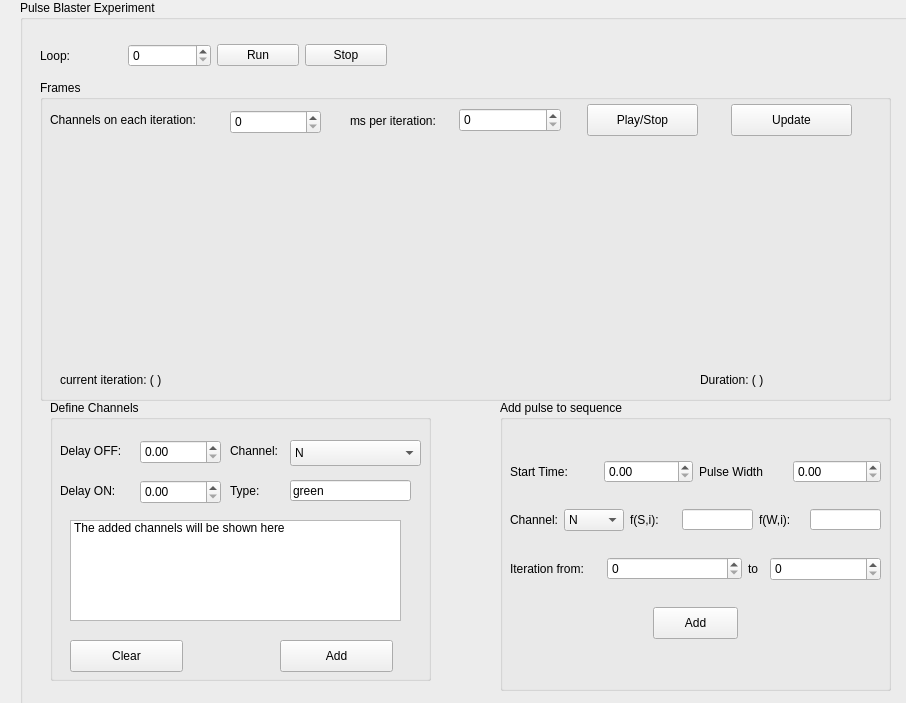
<?xml version="1.0" encoding="UTF-8"?>
<ui version="4.0">
 <class>Form</class>
 <widget class="QWidget" name="Form">
  <property name="geometry">
   <rect>
    <x>0</x>
    <y>0</y>
    <width>906</width>
    <height>703</height>
   </rect>
  </property>
  <property name="windowTitle">
   <string>Form</string>
  </property>
  <widget class="QGroupBox" name="Sequence_Creation">
   <property name="geometry">
    <rect>
     <x>20</x>
     <y>0</y>
     <width>1021</width>
     <height>711</height>
    </rect>
   </property>
   <property name="title">
    <string>Pulse Blaster Experiment</string>
   </property>
   <widget class="QWidget" name="horizontalLayoutWidget">
    <property name="geometry">
     <rect>
      <x>20</x>
      <y>30</y>
      <width>347</width>
      <height>51</height>
     </rect>
    </property>
    <layout class="QHBoxLayout" name="horizontalLayout_5">
     <item>
      <widget class="QLabel" name="label_6">
       <property name="text">
        <string>Loop: </string>
       </property>
      </widget>
     </item>
     <item>
      <widget class="QSpinBox" name="Loop_Sequence"/>
     </item>
     <item>
      <widget class="QPushButton" name="Run_Sequence">
       <property name="text">
        <string>Run</string>
       </property>
      </widget>
     </item>
     <item>
      <widget class="QPushButton" name="Stop_Sequence">
       <property name="text">
        <string>Stop</string>
       </property>
      </widget>
     </item>
    </layout>
   </widget>
   <widget class="QGroupBox" name="groupBox_2">
    <property name="geometry">
     <rect>
      <x>20</x>
      <y>80</y>
      <width>851</width>
      <height>321</height>
     </rect>
    </property>
    <property name="title">
     <string>Frames</string>
    </property>
    <widget class="PlotWidget" name="Sequence_Diagram" native="true">
     <property name="geometry">
      <rect>
       <x>10</x>
       <y>60</y>
       <width>831</width>
       <height>221</height>
      </rect>
     </property>
    </widget>
    <widget class="QLabel" name="current_iteration_2">
     <property name="geometry">
      <rect>
       <x>10</x>
       <y>30</y>
       <width>201</width>
       <height>19</height>
      </rect>
     </property>
     <property name="text">
      <string>Channels on each iteration: </string>
     </property>
    </widget>
    <widget class="QSpinBox" name="Iteration_frame">
     <property name="geometry">
      <rect>
       <x>190</x>
       <y>30</y>
       <width>91</width>
       <height>24</height>
      </rect>
     </property>
    </widget>
    <widget class="QWidget" name="horizontalLayoutWidget_3">
     <property name="geometry">
      <rect>
       <x>520</x>
       <y>20</y>
       <width>321</width>
       <height>41</height>
      </rect>
     </property>
     <layout class="QHBoxLayout" name="horizontalLayout_14">
      <item>
       <widget class="QPushButton" name="Stop_Simulation">
        <property name="maximumSize">
         <size>
          <width>111</width>
          <height>32</height>
         </size>
        </property>
        <property name="text">
         <string>Play/Stop</string>
        </property>
       </widget>
      </item>
      <item>
       <widget class="QPushButton" name="Update">
        <property name="maximumSize">
         <size>
          <width>121</width>
          <height>32</height>
         </size>
        </property>
        <property name="text">
         <string>Update</string>
        </property>
       </widget>
      </item>
     </layout>
    </widget>
    <widget class="QWidget" name="horizontalLayoutWidget_2">
     <property name="geometry">
      <rect>
       <x>310</x>
       <y>20</y>
       <width>211</width>
       <height>41</height>
      </rect>
     </property>
     <layout class="QHBoxLayout" name="horizontalLayout_13">
      <item>
       <widget class="QLabel" name="label_14">
        <property name="text">
         <string>ms per iteration:</string>
        </property>
       </widget>
      </item>
      <item>
       <widget class="QSpinBox" name="ms">
        <property name="maximumSize">
         <size>
          <width>111</width>
          <height>24</height>
         </size>
        </property>
       </widget>
      </item>
     </layout>
    </widget>
    <widget class="QLabel" name="current_iteration">
     <property name="geometry">
      <rect>
       <x>20</x>
       <y>290</y>
       <width>158</width>
       <height>19</height>
      </rect>
     </property>
     <property name="text">
      <string>current iteration: ( )</string>
     </property>
    </widget>
    <widget class="QLabel" name="Duration_Loop">
     <property name="geometry">
      <rect>
       <x>660</x>
       <y>290</y>
       <width>161</width>
       <height>19</height>
      </rect>
     </property>
     <property name="text">
      <string>Duration: ( )</string>
     </property>
    </widget>
   </widget>
   <widget class="QGroupBox" name="Define_Pulse">
    <property name="geometry">
     <rect>
      <x>480</x>
      <y>400</y>
      <width>391</width>
      <height>291</height>
     </rect>
    </property>
    <property name="title">
     <string>Add pulse to sequence</string>
    </property>
    <widget class="QWidget" name="verticalLayoutWidget">
     <property name="geometry">
      <rect>
       <x>10</x>
       <y>40</y>
       <width>371</width>
       <height>221</height>
      </rect>
     </property>
     <layout class="QVBoxLayout" name="verticalLayout">
      <item>
       <layout class="QHBoxLayout" name="horizontalLayout">
        <item>
         <widget class="QLabel" name="label">
          <property name="text">
           <string>Start Time:</string>
          </property>
         </widget>
        </item>
        <item>
         <widget class="QDoubleSpinBox" name="StartTime"/>
        </item>
        <item>
         <widget class="QLabel" name="label_2">
          <property name="text">
           <string>Pulse Width</string>
          </property>
         </widget>
        </item>
        <item>
         <widget class="QDoubleSpinBox" name="Puls_Width"/>
        </item>
       </layout>
      </item>
      <item>
       <layout class="QHBoxLayout" name="horizontalLayout_11">
        <item>
         <widget class="QLabel" name="label_3">
          <property name="text">
           <string>Channel:</string>
          </property>
         </widget>
        </item>
        <item>
         <widget class="QComboBox" name="Channel_Pulse">
          <item>
           <property name="text">
            <string>N</string>
           </property>
          </item>
          <item>
           <property name="text">
            <string>PB0</string>
           </property>
          </item>
          <item>
           <property name="text">
            <string>PB1</string>
           </property>
          </item>
          <item>
           <property name="text">
            <string>PB2</string>
           </property>
          </item>
          <item>
           <property name="text">
            <string>PB3</string>
           </property>
          </item>
          <item>
           <property name="text">
            <string>PB4</string>
           </property>
          </item>
          <item>
           <property name="text">
            <string>PB5</string>
           </property>
          </item>
          <item>
           <property name="text">
            <string>PB6</string>
           </property>
          </item>
          <item>
           <property name="text">
            <string>PB7</string>
           </property>
          </item>
          <item>
           <property name="text">
            <string>PB8</string>
           </property>
          </item>
          <item>
           <property name="text">
            <string>PB9</string>
           </property>
          </item>
          <item>
           <property name="text">
            <string>PB10</string>
           </property>
          </item>
          <item>
           <property name="text">
            <string>PB11</string>
           </property>
          </item>
          <item>
           <property name="text">
            <string>PB12</string>
           </property>
          </item>
          <item>
           <property name="text">
            <string>PB13</string>
           </property>
          </item>
          <item>
           <property name="text">
            <string>PB14</string>
           </property>
          </item>
          <item>
           <property name="text">
            <string>PB15</string>
           </property>
          </item>
          <item>
           <property name="text">
            <string>PB16</string>
           </property>
          </item>
          <item>
           <property name="text">
            <string>PB17</string>
           </property>
          </item>
          <item>
           <property name="text">
            <string>PB18</string>
           </property>
          </item>
          <item>
           <property name="text">
            <string>PB19</string>
           </property>
          </item>
          <item>
           <property name="text">
            <string>PB20</string>
           </property>
          </item>
         </widget>
        </item>
        <item>
         <widget class="QLabel" name="label_10">
          <property name="text">
           <string>f(S,i):</string>
          </property>
         </widget>
        </item>
        <item>
         <widget class="QLineEdit" name="Function_Start">
          <property name="maximumSize">
           <size>
            <width>71</width>
            <height>21</height>
           </size>
          </property>
          <property name="text">
           <string/>
          </property>
         </widget>
        </item>
        <item>
         <widget class="QLabel" name="label_7">
          <property name="maximumSize">
           <size>
            <width>51</width>
            <height>24</height>
           </size>
          </property>
          <property name="text">
           <string>f(W,i):</string>
          </property>
         </widget>
        </item>
        <item>
         <widget class="QLineEdit" name="Function_Width">
          <property name="maximumSize">
           <size>
            <width>71</width>
            <height>21</height>
           </size>
          </property>
          <property name="text">
           <string/>
          </property>
         </widget>
        </item>
       </layout>
      </item>
      <item>
       <layout class="QHBoxLayout" name="horizontalLayout_9">
        <item>
         <widget class="QLabel" name="label_11">
          <property name="maximumSize">
           <size>
            <width>91</width>
            <height>16</height>
           </size>
          </property>
          <property name="text">
           <string>Iteration from:</string>
          </property>
         </widget>
        </item>
        <item>
         <widget class="QSpinBox" name="Iterations_start"/>
        </item>
        <item>
         <widget class="QLabel" name="label_12">
          <property name="maximumSize">
           <size>
            <width>16</width>
            <height>24</height>
           </size>
          </property>
          <property name="text">
           <string>to</string>
          </property>
         </widget>
        </item>
        <item>
         <widget class="QSpinBox" name="Iterations_end">
          <property name="maximumSize">
           <size>
            <width>111</width>
            <height>24</height>
           </size>
          </property>
         </widget>
        </item>
       </layout>
      </item>
      <item>
       <layout class="QHBoxLayout" name="horizontalLayout_17">
        <item>
         <widget class="QPushButton" name="Add_Pulse">
          <property name="maximumSize">
           <size>
            <width>85</width>
            <height>32</height>
           </size>
          </property>
          <property name="text">
           <string>Add</string>
          </property>
         </widget>
        </item>
       </layout>
      </item>
     </layout>
    </widget>
   </widget>
   <widget class="QGroupBox" name="Define_Channels_2">
    <property name="geometry">
     <rect>
      <x>30</x>
      <y>400</y>
      <width>381</width>
      <height>281</height>
     </rect>
    </property>
    <property name="title">
     <string>Define Channels</string>
    </property>
    <widget class="QPushButton" name="Add_Channel">
     <property name="geometry">
      <rect>
       <x>230</x>
       <y>240</y>
       <width>113</width>
       <height>32</height>
      </rect>
     </property>
     <property name="text">
      <string>Add</string>
     </property>
    </widget>
    <widget class="QPushButton" name="Clear_Channels">
     <property name="geometry">
      <rect>
       <x>20</x>
       <y>240</y>
       <width>113</width>
       <height>32</height>
      </rect>
     </property>
     <property name="text">
      <string>Clear</string>
     </property>
    </widget>
    <widget class="QListWidget" name="Channel_List">
     <property name="geometry">
      <rect>
       <x>20</x>
       <y>120</y>
       <width>331</width>
       <height>101</height>
      </rect>
     </property>
     <item>
      <property name="text">
       <string>The added channels will be shown here</string>
      </property>
     </item>
    </widget>
    <widget class="QLabel" name="label_8">
     <property name="geometry">
      <rect>
       <x>10</x>
       <y>30</y>
       <width>61</width>
       <height>41</height>
      </rect>
     </property>
     <property name="text">
      <string>Delay OFF:</string>
     </property>
    </widget>
    <widget class="QDoubleSpinBox" name="Delay_OFF">
     <property name="geometry">
      <rect>
       <x>90</x>
       <y>40</y>
       <width>81</width>
       <height>24</height>
      </rect>
     </property>
    </widget>
    <widget class="QLabel" name="label_4">
     <property name="geometry">
      <rect>
       <x>10</x>
       <y>70</y>
       <width>61</width>
       <height>41</height>
      </rect>
     </property>
     <property name="text">
      <string>Delay ON:</string>
     </property>
    </widget>
    <widget class="QDoubleSpinBox" name="Delay_ON">
     <property name="geometry">
      <rect>
       <x>90</x>
       <y>80</y>
       <width>81</width>
       <height>24</height>
      </rect>
     </property>
    </widget>
    <widget class="QLineEdit" name="Type_Channel">
     <property name="geometry">
      <rect>
       <x>240</x>
       <y>80</y>
       <width>121</width>
       <height>21</height>
      </rect>
     </property>
     <property name="text">
      <string>green</string>
     </property>
    </widget>
    <widget class="QLabel" name="label_5">
     <property name="geometry">
      <rect>
       <x>180</x>
       <y>20</y>
       <width>88</width>
       <height>61</height>
      </rect>
     </property>
     <property name="text">
      <string>Channel:</string>
     </property>
    </widget>
    <widget class="QComboBox" name="Channel_Identifier">
     <property name="geometry">
      <rect>
       <x>240</x>
       <y>40</y>
       <width>131</width>
       <height>26</height>
      </rect>
     </property>
     <item>
      <property name="text">
       <string>N</string>
      </property>
     </item>
     <item>
      <property name="text">
       <string>PB0</string>
      </property>
     </item>
     <item>
      <property name="text">
       <string>PB1</string>
      </property>
     </item>
     <item>
      <property name="text">
       <string>PB2</string>
      </property>
     </item>
     <item>
      <property name="text">
       <string>PB3</string>
      </property>
     </item>
     <item>
      <property name="text">
       <string>PB4</string>
      </property>
     </item>
     <item>
      <property name="text">
       <string>PB5</string>
      </property>
     </item>
     <item>
      <property name="text">
       <string>PB6</string>
      </property>
     </item>
     <item>
      <property name="text">
       <string>PB7</string>
      </property>
     </item>
     <item>
      <property name="text">
       <string>PB8</string>
      </property>
     </item>
     <item>
      <property name="text">
       <string>PB9</string>
      </property>
     </item>
     <item>
      <property name="text">
       <string>PB10</string>
      </property>
     </item>
     <item>
      <property name="text">
       <string>PB11</string>
      </property>
     </item>
     <item>
      <property name="text">
       <string>PB12</string>
      </property>
     </item>
     <item>
      <property name="text">
       <string>PB13</string>
      </property>
     </item>
     <item>
      <property name="text">
       <string>PB14</string>
      </property>
     </item>
     <item>
      <property name="text">
       <string>PB15</string>
      </property>
     </item>
     <item>
      <property name="text">
       <string>PB16</string>
      </property>
     </item>
     <item>
      <property name="text">
       <string>PB17</string>
      </property>
     </item>
     <item>
      <property name="text">
       <string>PB18</string>
      </property>
     </item>
     <item>
      <property name="text">
       <string>PB19</string>
      </property>
     </item>
     <item>
      <property name="text">
       <string>PB20</string>
      </property>
     </item>
    </widget>
    <widget class="QLabel" name="label_15">
     <property name="geometry">
      <rect>
       <x>180</x>
       <y>60</y>
       <width>88</width>
       <height>61</height>
      </rect>
     </property>
     <property name="text">
      <string>Type:</string>
     </property>
    </widget>
   </widget>
  </widget>
 </widget>
 <customwidgets>
  <customwidget>
   <class>PlotWidget</class>
   <extends>QWidget</extends>
   <header>pyqtgraph</header>
   <container>1</container>
  </customwidget>
 </customwidgets>
 <resources/>
 <connections/>
</ui>
